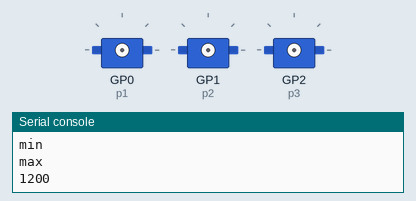
Recording of a program running on a simulated Raspberry Pi Pico running MicroPython. Shown: 3 × servo, the last lines printed to the serial console. Servo angles are drawn from the pulse width (0.5 ms = 0°, 2.5 ms = 180°).

Above: at 2.05 s.
At 2.95 s:
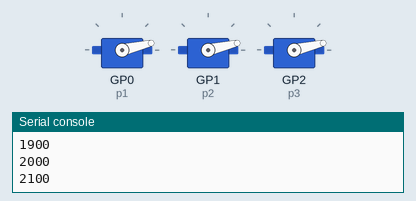
At 3.9 s:
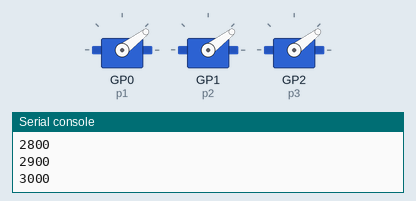
At 5.75 s:
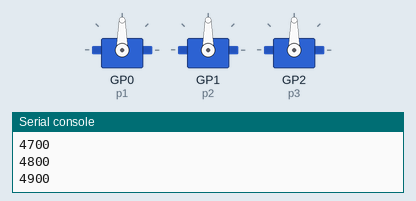
At 7.6 s:
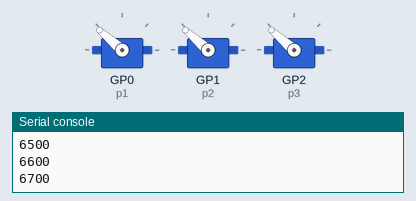
At 9.5 s:
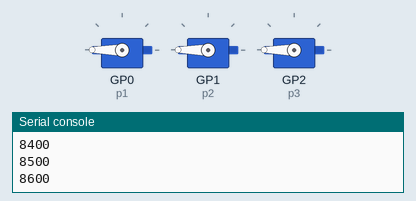
Timing chart, 0 to 11.8 s (numbered marks = the images above):
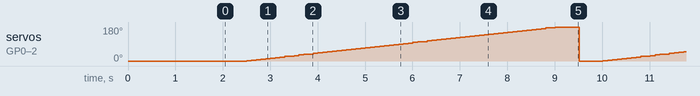

Measured:
- by itself, servo on GP0 (p1), servo on GP1 (p2), servo on GP2 (p3): ramps from 0° to 180° and jumps back, once every 7.5 s

The program:

servo_test.py
```python
from machine import Pin, PWM
from time import sleep
p1 = Pin(0)
p2 = Pin(1)
p3 = Pin(2)

pwm1 = PWM(p1)
pwm2 = PWM(p2)
pwm3 = PWM(p3)

pwm1.freq(50)
pwm2.freq(50)
pwm3.freq(50)

min_pulse = 1200
max_pulse = 8620
# min_pulse = 550
# max_pulse = 2500

print("min")
pwm1.duty_u16(min_pulse)
sleep(1)
print("max")
pwm1.duty_u16(max_pulse)
sleep(1)

step = 100
speed = 0.1
while True:
    for n in range (min_pulse, max_pulse, step):
        print(n)
        pwm1.duty_u16(n)
        pwm2.duty_u16(n)
        pwm3.duty_u16(n)
        sleep(speed)

    for n in range (max_pulse, min_pulse, step):
        print(n)
        pwm1.duty_u16(n)
        pwm2.duty_u16(n)
        pwm3.duty_u16(n)
        sleep(speed)
```
